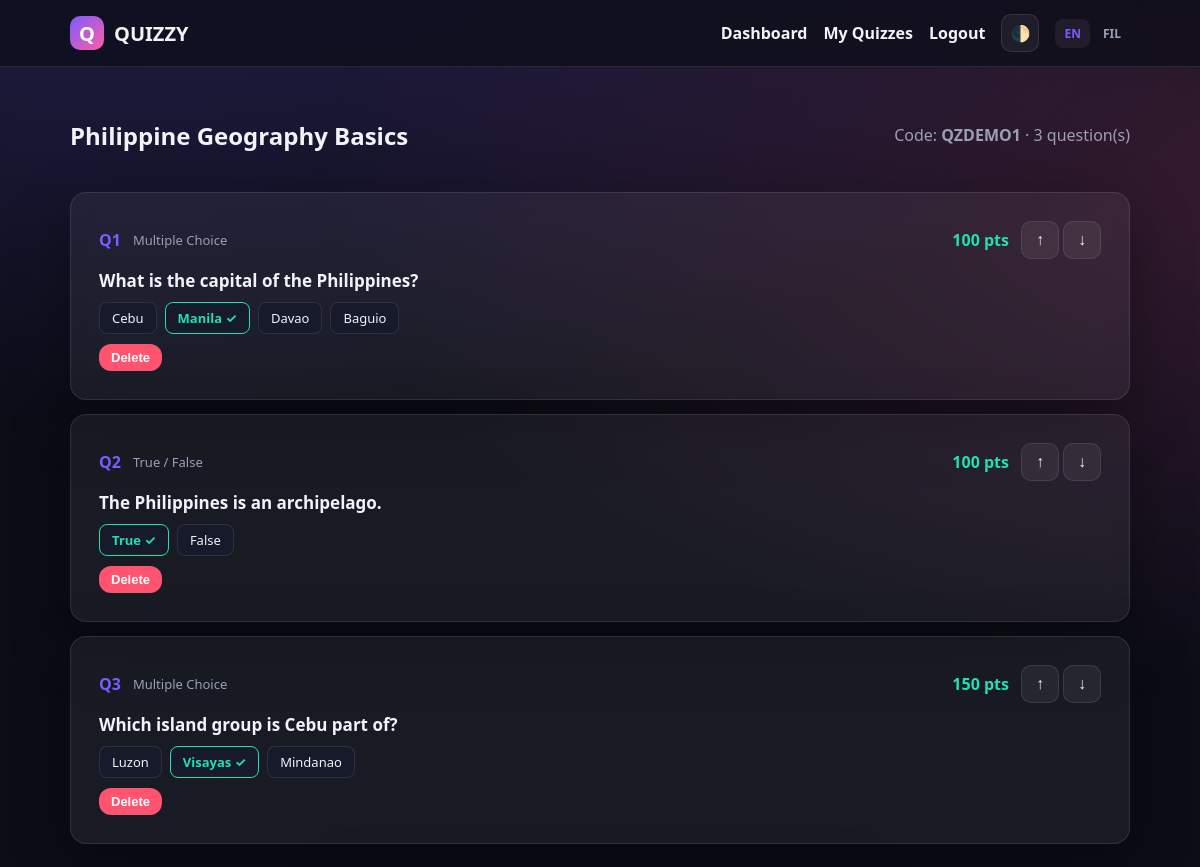
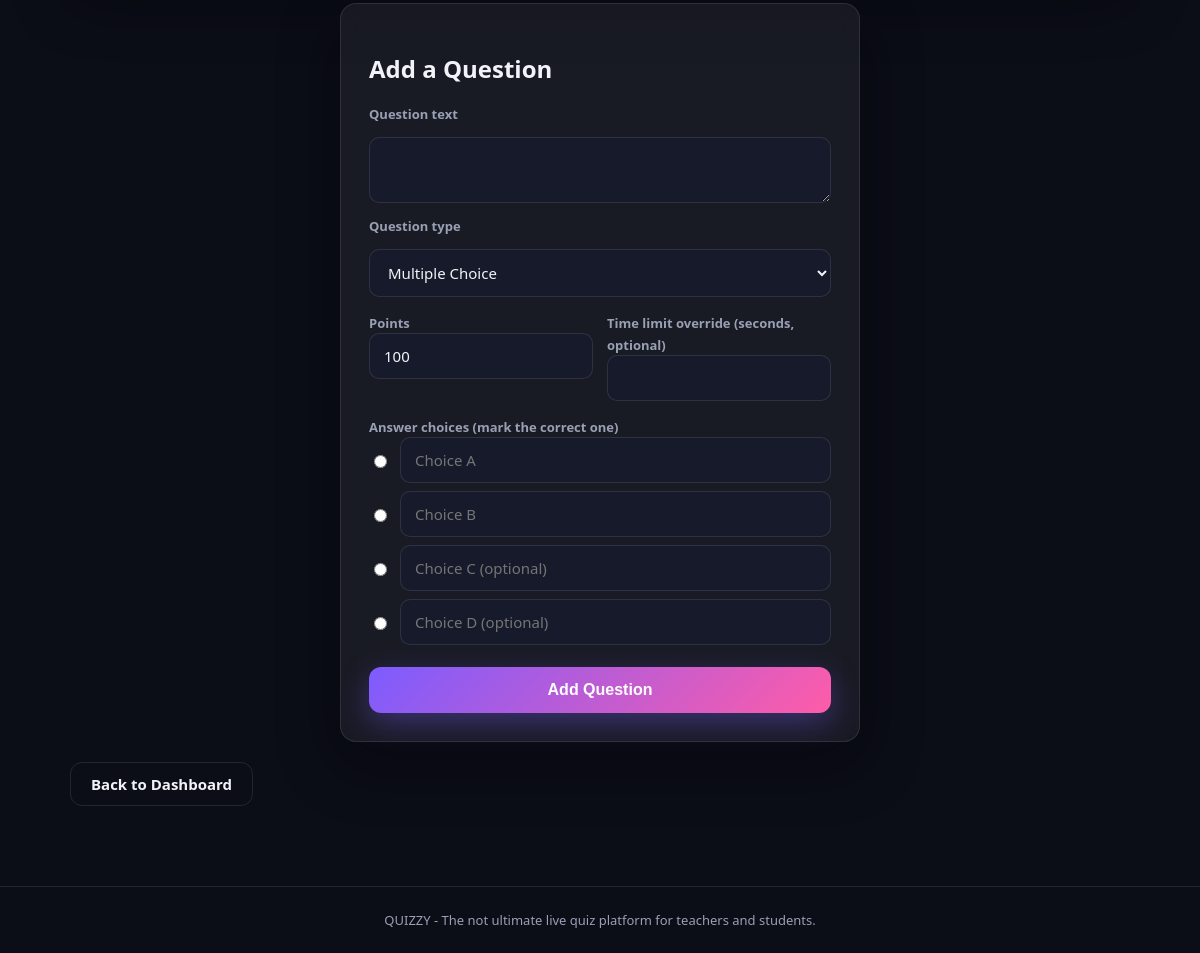
Screenshot of /teacher/questions.php?id=1 (signed in) with the database file from the repository (2 pictures, top to bottom).
### tables this page shows
CREATE TABLE quizzes (
    id INT AUTO_INCREMENT PRIMARY KEY,
    teacher_id INT NOT NULL,
    title VARCHAR(150) NOT NULL,
    description TEXT NULL,
    code VARCHAR(10) NOT NULL UNIQUE,
    status ENUM('draft','published','open','in_progress','completed','expired','archived') NOT NULL DEFAULT 'draft',
    default_time_limit INT NOT NULL DEFAULT 20,
    show_feedback_immediately TINYINT(1) NOT NULL DEFAULT 1,
    show_leaderboard_during TINYINT(1) NOT NULL DEFAULT 1,
    show_correct_answers_after TINYINT(1) NOT NULL DEFAULT 1,
    time_bonus_enabled TINYINT(1) NOT NULL DEFAULT 1,
    penalty_enabled TINYINT(1) NOT NULL DEFAULT 0,
    penalty_points INT NOT NULL DEFAULT 0,
    powerups_enabled VARCHAR(255) NOT NULL DEFAULT 'double_points,shield,time_boost,fifty_fifty,score_boost',
    current_question_index INT NOT NULL DEFAULT 0,
    question_started_at DATETIME NULL,
    session_status ENUM('idle','waiting','active','completed') NOT NULL DEFAULT 'idle',
    session_started_at DATETIME NULL,
    session_closed_at DATETIME NULL,
    created_at TIMESTAMP DEFAULT CURRENT_TIMESTAMP,
    updated_at TIMESTAMP DEFAULT CURRENT_TIMESTAMP ON UPDATE CURRENT_TIMESTAMP,
    FOREIGN KEY (teacher_id) REFERENCES teachers(id) ON DELETE CASCADE,
    INDEX idx_code (code),
    INDEX idx_teacher (teacher_id)
);

CREATE TABLE questions (
    id INT AUTO_INCREMENT PRIMARY KEY,
    quiz_id INT NOT NULL,
    question_text TEXT NOT NULL,
    type ENUM('mcq','truefalse') NOT NULL DEFAULT 'mcq',
    points INT NOT NULL DEFAULT 100,
    time_limit INT NULL,
    order_index INT NOT NULL DEFAULT 0,
    created_at TIMESTAMP DEFAULT CURRENT_TIMESTAMP,
    FOREIGN KEY (quiz_id) REFERENCES quizzes(id) ON DELETE CASCADE,
    INDEX idx_quiz_order (quiz_id, order_index)
);

CREATE TABLE answers (
    id INT AUTO_INCREMENT PRIMARY KEY,
    question_id INT NOT NULL,
    answer_text VARCHAR(255) NOT NULL,
    is_correct TINYINT(1) NOT NULL DEFAULT 0,
    order_index INT NOT NULL DEFAULT 0,
    FOREIGN KEY (question_id) REFERENCES questions(id) ON DELETE CASCADE,
    INDEX idx_question (question_id)
);

### includes/functions.php (called while the page is built, shortened)
<?php
require_once __DIR__ . '/database.php';
function e(?string $value): string {
    return htmlspecialchars((string)$value, ENT_QUOTES, 'UTF-8');
}
function is_teacher_logged_in(): bool {
    return !empty($_SESSION['teacher_id']);
}
function current_teacher_id(): ?int {
    return $_SESSION['teacher_id'] ?? null;
}
function base_url(string $path = ''): string {
    $scriptDir = str_replace('\\', '/', dirname($_SERVER['SCRIPT_NAME'] ?? '/'));
    $root = preg_replace('#/(teacher|api)$#', '', $scriptDir);
    if ($root === '/' || $root === '') $root = '';
    return $root . '/' . ltrim($path, '/');
}
function t(string $key): string {
    static $strings = null;
    if ($strings === null) {
        $lang = $_SESSION['lang'] ?? 'en';
        $strings = require __DIR__ . '/../assets/lang/' . $lang . '.php';
    }
    return $strings[$key] ?? $key;
}

### includes/database.php (called while the page is built, shortened)
<?php
function db(): PDO {
    static $pdo = null;
    if ($pdo === null) {
        $dsn = 'mysql:host=' . DB_HOST . ';dbname=' . DB_NAME . ';charset=utf8mb4';
        try {
            $pdo = new PDO($dsn, DB_USER, DB_PASS, [
                PDO::ATTR_ERRMODE => PDO::ERRMODE_EXCEPTION,
                PDO::ATTR_DEFAULT_FETCH_MODE => PDO::FETCH_ASSOC,
                PDO::ATTR_EMULATE_PREPARES => false,
            ]);
        } catch (PDOException $e) {
            error_log('DB connection failed: ' . $e->getMessage());
            http_response_code(500);
            die('QUIZZY is temporarily unavailable. Please try again shortly.');
        }
    }
    return $pdo;
}

### includes/quiz_functions.php (called while the page is built, shortened)
<?php
require_once __DIR__ . '/database.php';
function get_owned_quiz(int $quizId, int $teacherId): ?array {
    $stmt = db()->prepare('SELECT * FROM quizzes WHERE id = ? AND teacher_id = ?');
    $stmt->execute([$quizId, $teacherId]);
    $quiz = $stmt->fetch();
    return $quiz ?: null;
}
function get_quiz_questions(int $quizId): array {
    $stmt = db()->prepare('SELECT * FROM questions WHERE quiz_id = ? ORDER BY order_index ASC, id ASC');
    $stmt->execute([$quizId]);
    return $stmt->fetchAll();
}
function get_question_answers(int $questionId, bool $includeCorrectFlag = true): array {
    $sql = $includeCorrectFlag
        ? 'SELECT id, answer_text, is_correct, order_index FROM answers WHERE question_id = ? ORDER BY order_index ASC, id ASC'
        : 'SELECT id, answer_text, order_index FROM answers WHERE question_id = ? ORDER BY order_index ASC, id ASC';
    $stmt = db()->prepare($sql);
    $stmt->execute([$questionId]);
    return $stmt->fetchAll();
}

### assets/lang/en.php (called while the page is built)
<?php
return [
    'app_tagline' => 'The not ultimate live quiz platform for teachers and students.',
    'join_quiz' => 'Join a Quiz',
    'your_name' => 'Your name',
    'quiz_code' => 'Quiz code',
    'join_now' => 'Join Now',
    'teacher_login' => 'Teacher Login',
    'teacher_register' => 'Create Teacher Account',
    'dashboard' => 'Dashboard',
    'logout' => 'Logout',
    'login' => 'Login',
    'register' => 'Register',
];

### teacher/questions.php (the view, shortened to what this page needs)
<?php
require_once __DIR__ . '/../includes/functions.php';
require_once __DIR__ . '/../includes/quiz_functions.php';
$quizId = (int)($_GET['id'] ?? 0);
$quiz = get_owned_quiz($quizId, current_teacher_id());
$questions = get_quiz_questions($quizId);
require __DIR__ . '/../includes/header.php';
?>
<section class="page-head">
  <h1><?= e($quiz['title']) ?></h1>
  <p class="muted">Code: <strong><?= e($quiz['code']) ?></strong> · <?= count($questions) ?> question(s)</p>
</section>
<section class="questions-list">
  <?php foreach ($questions as $i => $q):
      $answers = get_question_answers((int)$q['id'], true);
  ?>
    <div class="glass-card question-row">
      <div class="question-row-top">
        <span class="q-index">Q<?= $i + 1 ?></span>
        <span class="q-type"><?= $q['type'] === 'mcq' ? 'Multiple Choice' : 'True / False' ?></span>
        <span class="q-points"><?= (int)$q['points'] ?> pts</span>
        <div class="q-reorder">
          <form method="post" action="actions.php" class="inline-form">
            <button type="submit" class="icon-btn" <?= $i === 0 ? 'disabled' : '' ?>>↑</button>
          </form>
          <form method="post" action="actions.php" class="inline-form">
            <button type="submit" class="icon-btn" <?= $i === count($questions) - 1 ? 'disabled' : '' ?>>↓</button>
          </form>
        </div>
      </div>
      <p class="q-text"><?= e($q['question_text']) ?></p>
      <ul class="q-answers">
        <?php foreach ($answers as $a): ?>
          <li class="<?= $a['is_correct'] ? 'is-correct' : '' ?>"><?= e($a['answer_text']) ?><?= $a['is_correct'] ? ' ✓' : '' ?></li>
        <?php endforeach; ?>
      </ul>
      <form method="post" action="actions.php" onsubmit="return confirm('Delete this question?');">
        <button type="submit" class="btn btn-danger btn-sm">Delete</button>
      </form>
    </div>
  <?php endforeach; ?>
</section>
<section class="glass-card form-card">
  <h2>Add a Question</h2>
  <form method="post" class="quiz-form" id="questionForm">
    <label for="question_text">Question text</label>
    <textarea id="question_text" name="question_text" rows="2" required maxlength="1000"></textarea>
    <label for="type">Question type</label>
    <select id="type" name="type">
      <option value="mcq">Multiple Choice</option>
    </select>
    <div class="grid-2">
      <div>
        <label for="points">Points</label>
        <input type="number" id="points" name="points" min="1" max="10000" value="100">
      </div>
      <div>
        <label for="time_limit">Time limit override (seconds, optional)</label>
        <input type="number" id="time_limit" name="time_limit" min="5" max="300">
      </div>
    </div>
    <div id="mcqFields">
      <label>Answer choices (mark the correct one)</label>
      <div class="choice-row"><input type="radio" name="correct_choice" value="0"><input type="text" name="choice[]" maxlength="255" placeholder="Choice A"></div>
      <div class="choice-row"><input type="radio" name="correct_choice" value="1"><input type="text" name="choice[]" maxlength="255" placeholder="Choice B"></div>
      <div class="choice-row"><input type="radio" name="correct_choice" value="2"><input type="text" name="choice[]" maxlength="255" placeholder="Choice C (optional)"></div>
      <div class="choice-row"><input type="radio" name="correct_choice" value="3"><input type="text" name="choice[]" maxlength="255" placeholder="Choice D (optional)"></div>
    </div>
    <button type="submit" class="btn btn-primary btn-lg">Add Question</button>
  </form>
</section>
<a class="btn btn-outline" href="<?= e(base_url('teacher/index.php')) ?>">Back to Dashboard</a>
<?php require __DIR__ . '/../includes/footer.php'; ?>

### includes/header.php (shortened to what this page needs)
<!DOCTYPE html>
<html lang="en" data-theme="dark">
<head>
<link rel="stylesheet" href="<?= e(base_url('assets/css/style.css')) ?>">
</head>
<body>
<header class="site-header">
  <div class="container header-inner">
    <a class="brand" href="<?= e(base_url('index.php')) ?>">
      <span class="brand-mark">Q</span><span class="brand-name">QUIZZY</span>
    </a>
    <nav class="main-nav">
      <?php if (is_teacher_logged_in()): ?>
        <a href="<?= e(base_url('teacher/index.php')) ?>">Dashboard</a>
        <a href="<?= e(base_url('teacher/quizzes.php')) ?>">My Quizzes</a>
        <a href="<?= e(base_url('logout.php')) ?>">Logout</a>
      <?php else: ?>
        <a href="<?= e(base_url('login.php')) ?>">Teacher Login</a>
      <?php endif; ?>
      <button id="themeToggle" class="icon-btn" type="button" aria-label="Toggle dark or light theme">🌓</button>
      <div class="lang-switch">
        <a href="<?= e(base_url('lang.php?lang=en')) ?>" class="<?= ($_SESSION['lang'] ?? 'en') === 'en' ? 'lang-active' : '' ?>">EN</a>
        <a href="<?= e(base_url('lang.php?lang=fil')) ?>" class="<?= ($_SESSION['lang'] ?? 'en') === 'fil' ? 'lang-active' : '' ?>">FIL</a>
      </div>
    </nav>
  </div>
</header>
<main class="container page-main">

### includes/footer.php (shortened to what this page needs)
</main>
<footer class="site-footer">
  <div class="container">
    <span>QUIZZY - <?= e(t('app_tagline')) ?></span>
  </div>
</footer>
</body>
</html>

### rows the page displays
quizzes: title "Philippine Geography Basics", code "QZDEMO1"
questions: type "Multiple Choice", points "100", question_text "What is the capital of the Philippines?"
answers: answer_text "Cebu"
answers: answer_text "Manila"
answers: answer_text "Davao"
answers: answer_text "Baguio"
questions: type "True / False", points "100", question_text "The Philippines is an archipelago."
answers: answer_text "True"
answers: answer_text "False"
questions: type "Multiple Choice", points "150", question_text "Which island group is Cebu part of?"
answers: answer_text "Luzon"
answers: answer_text "Visayas"
answers: answer_text "Mindanao"

### other values shown
count($questions) "3"
t('app_tagline') "The not ultimate live quiz platform for teachers and students."
